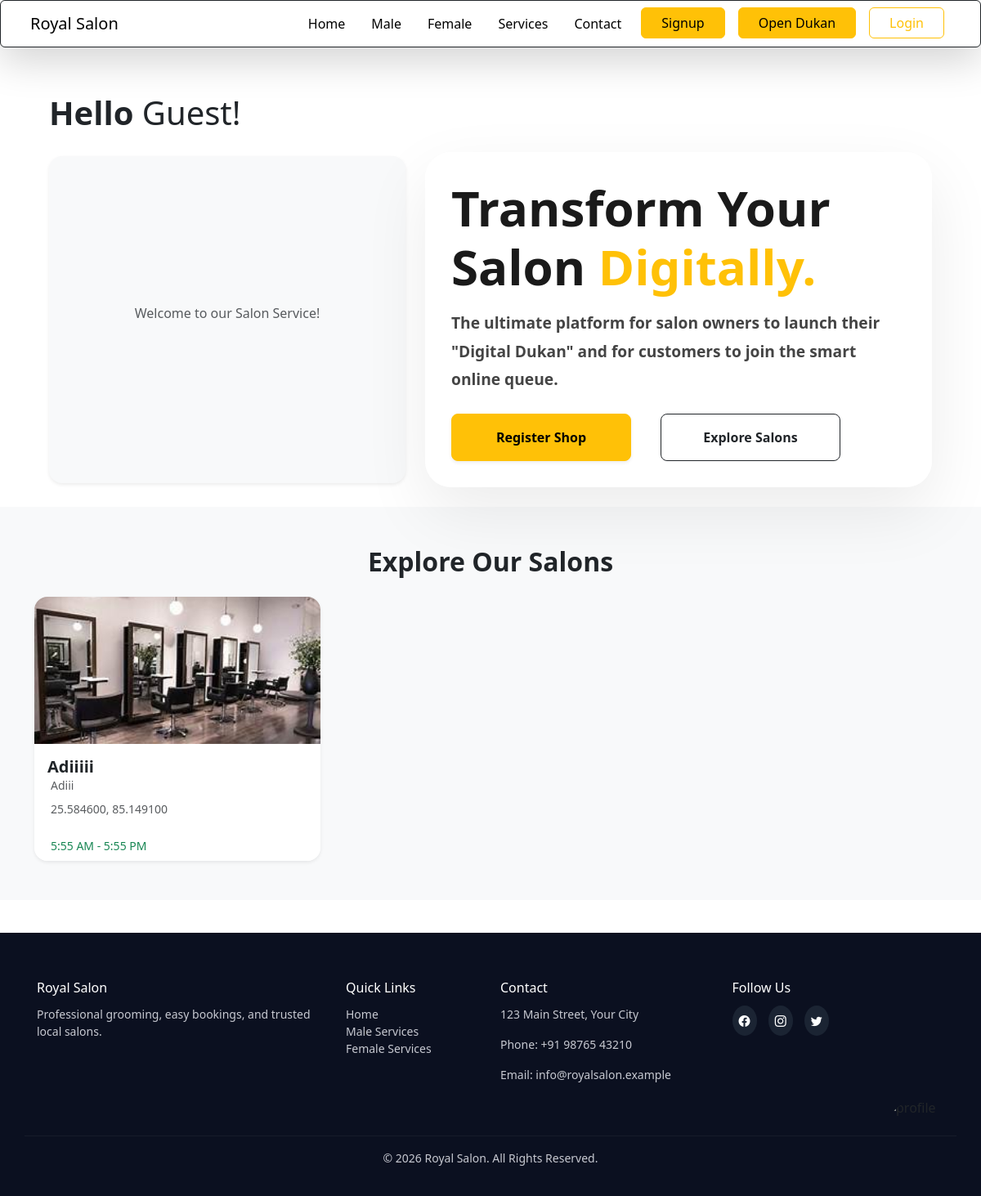
The app's page /, older data.
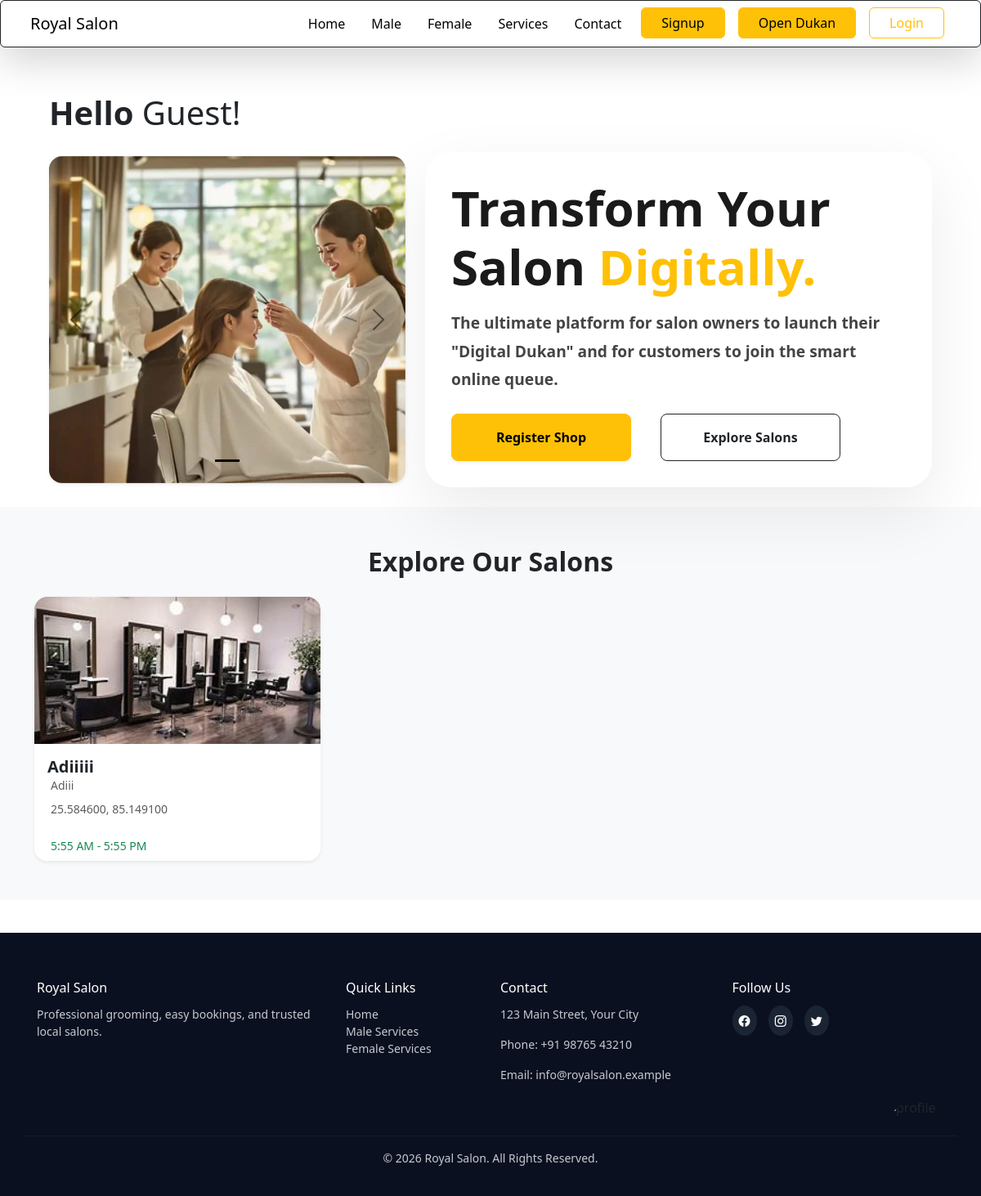
The same page, newer data.
### shopkeeper/models.py (models this page shows, shortened)
class Salon(models.Model):
    owner = models.ForeignKey(User,on_delete=models.CASCADE)
    owner_name = models.CharField(max_length=100)
    salon_name = models.CharField(max_length=100)
    salon_image = models.ImageField(upload_to='salon_image/')
    latitude = models.FloatField(blank=True, null=True)
    longitude = models.FloatField(blank=True, null=True)
    open_time = models.TimeField()
    close_time = models.TimeField()
    description = models.TextField( null=True, blank= True)
    created_at = models.DateTimeField(auto_now_add=True)
    @property
    def location_text(self):
        if self.latitude is not None and self.longitude is not None:
            return f"{self.latitude:.6f}, {self.longitude:.6f}"
        return "Location not set"

class SiderImage(models.Model):
    image = models.ImageField(upload_to="slider/", null=True, blank=True)

### shopkeeper/views.py (the view)
# urls.py: 2. Add a URL to urlpatterns:  path('', views.home, name='home')
def home(request):
    all_salons = Salon.objects.all()
    has_salon = False
    if request.user.is_authenticated:
        has_salon = Salon.objects.filter(owner=request.user).exists()
    slider_images = SiderImage.objects.exclude(image__isnull=True).exclude(image__exact='')
    user_queue_ids = []
    if request.user.is_authenticated and hasattr(request.user, 'is_customer') and request.user.is_customer:
        user_queue_ids = list(QueueEntry.objects.filter(customer=request.user, status='waiting').values_list('salon_id', flat=True))
    context = {
        'salons': all_salons,
        'user_queue_ids': user_queue_ids,
        "slide_image" : slider_images,
        "has_salon": has_salon,
    }
    return render(request, 'home.html', context)

### templates/home.html (shortened to what the changed rows need)
{% extends "main.html" %}
{% load static %}
{% block extra_css %}
<link rel="stylesheet" href="{% static 'css/home.css' %}" />
{% endblock %}
{% block content %}
<div class="container-fluid mt-4">
    <h1 class="ms-md-5 ms-3 mt-3"><b>Hello</b> {{ user.name|default:'Guest' }}!</h1>
    <div class="row align-items-center my-4 px-md-5 px-3">
        <div class="col-lg-5 mb-4 mb-lg-0">
            {% if slide_image %}
            <div id="carouselExampleDark" class="carousel carousel-dark slide" data-bs-ride="carousel">
                <div class="carousel-indicators">
                    {% for slide in slide_image %}
                    <button type="button" data-bs-target="#carouselExampleDark" data-bs-slide-to="{{ forloop.counter0 }}" class="{% if forloop.first %}active{% endif %}" aria-current="true" aria-label="Slide {{ forloop.counter }}"></button>
                    {% endfor %}
                </div>
                <div class="carousel-inner rounded-4 shadow-sm">
                    {% for slide in slide_image %}
                    <div class="carousel-item {% if forloop.first %}active{% endif %}" data-bs-interval="5000">
                        {% if slide.image %}
                        <img src="{{ slide.image.url }}" class="d-block w-100" alt="Slider Image" style="height: 400px; object-fit: cover;">
                        {% endif %}
                        <div class="carousel-caption d-none d-md-block"></div>
                    </div>
                    {% endfor %}
                </div>
                <button class="carousel-control-prev" type="button" data-bs-target="#carouselExampleDark" data-bs-slide="prev">
                    <span class="carousel-control-prev-icon" aria-hidden="true"></span>
                </button>
                <button class="carousel-control-next" type="button" data-bs-target="#carouselExampleDark" data-bs-slide="next">
                    <span class="carousel-control-next-icon" aria-hidden="true"></span>
                </button>
            </div>
            {% else %}
            <div class="bg-light rounded-4 shadow-sm d-flex align-items-center justify-content-center" style="height: 400px;">
                <p class="text-muted">Welcome to our Salon Service!</p>
            </div>
            {% endif %}
        </div>
        <div class="col-lg-7">
            <div class="hero-card">
            <h1 class="hero-title fw-bold">
                Transform Your Salon <span style="color: #ffc107;">Digitally.</span>
            </h1>
        </div>
    </div>
    </div>
</div>
<div class="container-fluid bg-light py-5" id="salons-section">
<div class="container">
    <h2 class="fw-bold mb-4 text-center">Explore Our Salons</h2>
    {% if salons %}
    <div class="row g-4">
        {% for i in salons %}
        <div class="col-lg-3 col-md-4 col-sm-6 col-12">
            <a href="{% url 'salon_detail_public' i.id %}" class="text-decoration-none">
            <div class="card salon-card h-100 shadow-sm border-0 rounded-4 overflow-hidden">
                {% if i.salon_image %}
                <img src="{{ i.salon_image.url }}" class="card-img-top"
                    style="height: 180px; object-fit: cover;" alt="{{ i.salon_name }}">
                {% else %}
                <img src="https://cdn-icons-png.flaticon.com/512/3135/3135715.png"
                    class="card-img-top bg-light"
                    style="height: 180px; object-fit: contain; padding: 20px;" alt="Default Profile Image">
                {% endif %}
                <div class="card-body">
                    <h4 class="salon-name fw-bold text-dark mb-0 fs-5 text-truncate" title="{{ i.salon_name }}">
                        {{ i.salon_name }}
                    </h4>
                    <p class="text-muted small mb-2 owner-name text-truncate">
                         {{ i.owner_name }}
                    </p>
                    <p class="text-muted small mb-2 salon-address text-truncate" title="{{ i.location_text }}">
                         {{ i.location_text }}
                    </p>
                </div>
                <div class="card-footer bg-white border-0 pt-0">
                     <p class="text-success small mb-0 salon-time text-truncate">
                         {{ i.open_time|time:"g:i A" }} - {{ i.close_time|time:"g:i A" }}
                    </p>
                </div>
            </div>
            </a>
        </div>
        {% endfor %}
    </div>
    {% else %}
    <div class="alert alert-info rounded-4 py-4 text-center">
        <h5 class="mb-1">No salons found yet.</h5>
        <p class="mb-0">Register a salon or refresh after adding one to see it here.</p>
    </div>
    {% endif %}
</div>
</div>
</div>
{% endblock %}

Row changes from the older to the newer data that the page shows:
added SiderImage: image (picture)
Text that changed along with them:
text no longer shown: "Welcome to our Salon Service!"
